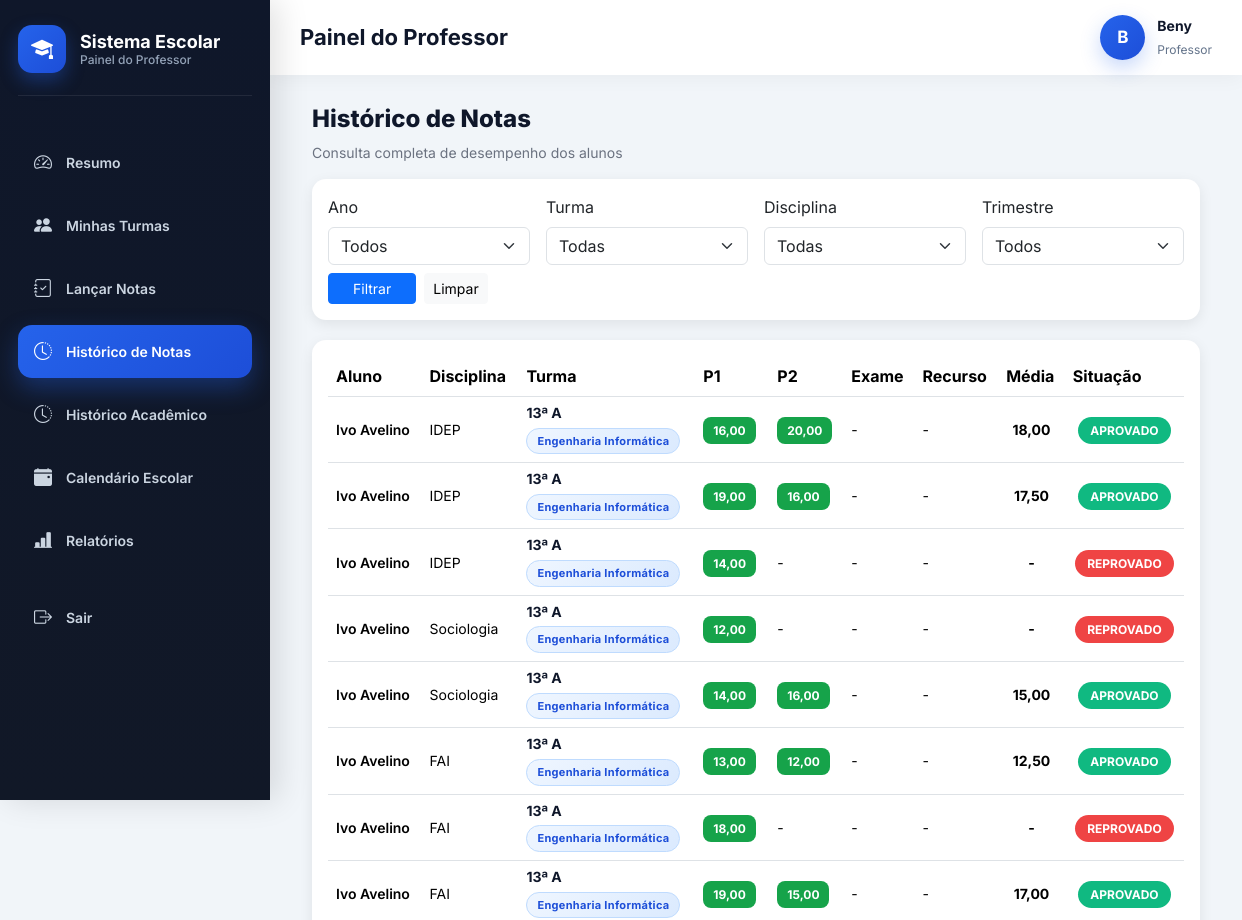
Page /historico-notas/ (signed in, upper part) on the earlier database version.
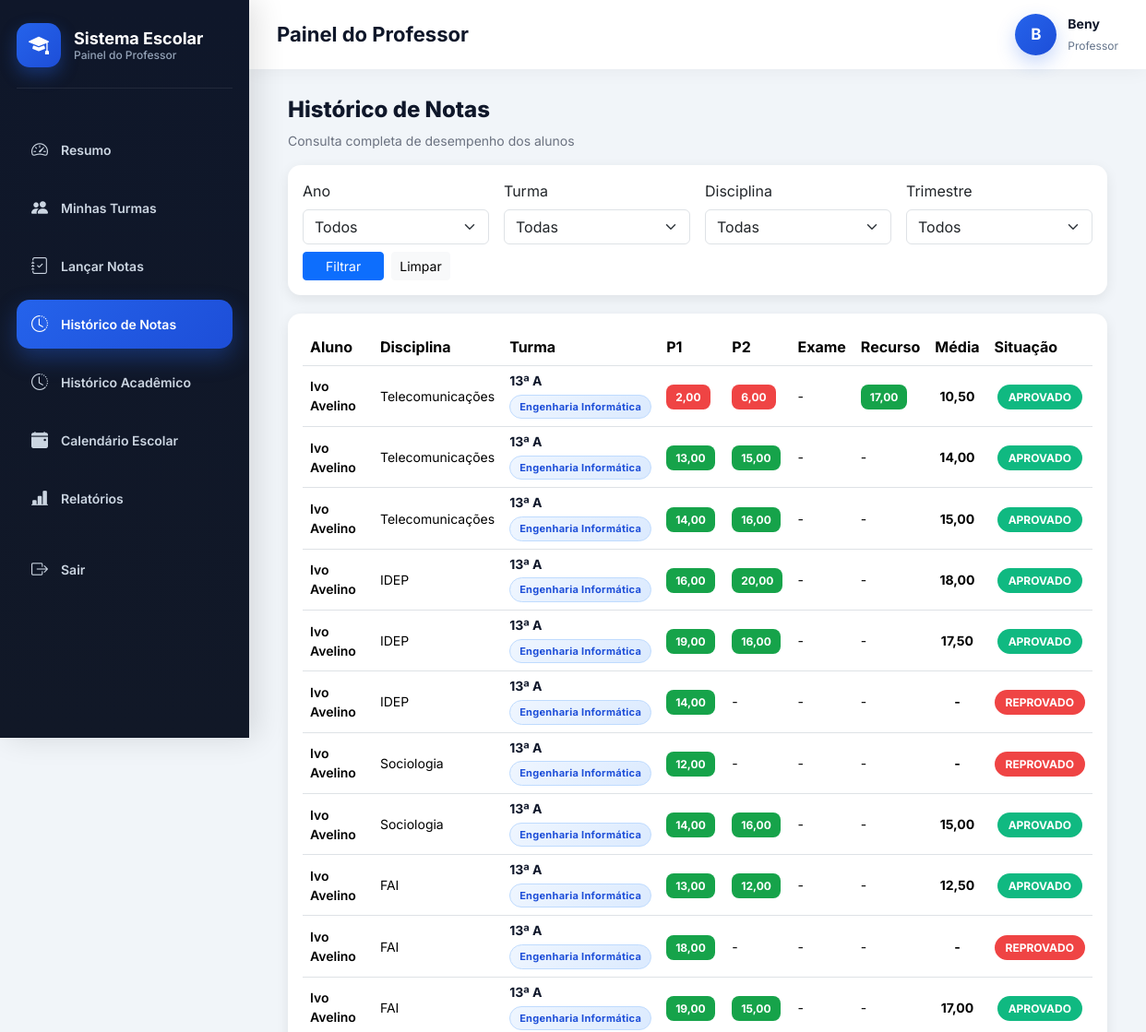
Same page on the later database version.
### academic/models.py (models this page shows, shortened)
class Nota(models.Model):
    TRIMESTRE_CHOICES = [
        (1, "1º Trimestre"),
        (2, "2º Trimestre"),
        (3, "3º Trimestre"),
    ]
    aluno = models.ForeignKey("Aluno", on_delete=models.CASCADE, related_name="notas")
    disciplina = models.ForeignKey("Disciplina", on_delete=models.CASCADE, related_name="notas")
    ano_letivo = models.ForeignKey("AnoLetivo", on_delete=models.CASCADE, related_name="notas")
    trimestre = models.IntegerField(choices=TRIMESTRE_CHOICES)
    p1 = models.DecimalField(max_digits=4, decimal_places=2, null=True, blank=True)
    p2 = models.DecimalField(max_digits=4, decimal_places=2, null=True, blank=True)
    exame = models.DecimalField(max_digits=4, decimal_places=2, null=True, blank=True)
    recurso = models.DecimalField(max_digits=4, decimal_places=2, null=True, blank=True)
    media = models.DecimalField(max_digits=5, decimal_places=2, null=True, blank=True)
    media_final = models.DecimalField(max_digits=5, decimal_places=2, null=True, blank=True)
    situacao = models.CharField(
        max_length=20,
        choices=[
            ("APROVADO", "Aprovado"),
            ("REPROVADO", "Reprovado"),
            ("RECURSO", "Recurso"),
        ],
        default="REPROVADO"
    )
    escola = models.ForeignKey("Escola", on_delete=models.CASCADE, related_name="notas")
    criada_em = models.DateTimeField(auto_now_add=True)
    class Meta:
        unique_together = ("aluno", "disciplina", "trimestre", "ano_letivo")
        ordering = ["disciplina", "trimestre"]

class Aluno(models.Model):
    SEXO_CHOICES = [
        ("Masculino", "Masculino"),
        ("Feminino", "Feminino"),
    ]
    usuario = models.OneToOneField(
        settings.AUTH_USER_MODEL,
        on_delete=models.CASCADE,
        limit_choices_to={"role": "ALUNO"},
        related_name="perfil_aluno"
    )
    curso = models.ForeignKey(
        "Curso",
        on_delete=models.SET_NULL,
        null=True,
        blank=True,
        related_name="alunos",
        verbose_name="Curso"
    )
    matricula = models.CharField(
        max_length=20,
        unique=True,
        verbose_name="Matrícula"
    )
    numero_processo = models.CharField(
        max_length=20,
        verbose_name="Número de Processo"
    )
    numero_bi = models.CharField(
        max_length=20,
        unique=True,
        verbose_name="Número do BI"
    )
    data_nascimento = models.DateField(
        null=True,
        blank=True
    )
    sexo = models.CharField(
        max_length=15,
        choices=SEXO_CHOICES,
        null=True,
        blank=True
    )
    classe = models.CharField(
        max_length=15,
        null=True,
        blank=True
    )
    turma = models.ForeignKey(
        "academic.Turma",
        on_delete=models.SET_NULL,
        null=True,
        blank=True,
        related_name="alunos"
    )
    numero_na_turma = models.PositiveIntegerField(
        null=True,
        blank=True
    )
    ano_letivo = models.ForeignKey(
        "AnoLetivo",
        on_delete=models.CASCADE,
        related_name="alunos"
    )
    escola = models.ForeignKey(
        "academic.Escola",
        on_delete=models.CASCADE,
        related_name="alunos"
    )
    matricula_confirmada = models.BooleanField(
        default=False
    )
    ultimo_ano_confirmado = models.ForeignKey(
        "AnoLetivo",
        on_delete=models.SET_NULL,
        null=True,
        blank=True,
        related_name="alunos_confirmados",
        verbose_name="Último Ano Confirmado"
    )
    precisa_confirmacao = models.BooleanField(
        default=False
    )
    media_final = models.DecimalField(
        max_digits=5,
        decimal_places=2,
        null=True,
        blank=True
    )
    aprovado = models.BooleanField(
        default=False
    )
    ativo = models.BooleanField(
        default=True
    )
    criado_em = models.DateTimeField(
        auto_now_add=True
    )
    atualizado_em = models.DateTimeField(
        auto_now=True
    )
    class Meta:
        ordering = [
            "classe",
            "numero_na_turma",
            "usuario__first_name"
        ]
        verbose_name = "Aluno"
        verbose_name_plural = "Alunos"
        constraints = [
            models.UniqueConstraint(
                fields=["numero_processo", "escola"],
                name="unique_numero_processo_por_escola"
            ),
            models.UniqueConstraint(
                fields=["matricula", "escola"],
                name="unique_matricula_por_escola"
            )
        ]
        indexes = [
            models.Index(fields=["numero_processo"]),
            models.Index(fields=["numero_bi"]),
            models.Index(fields=["matricula"]),
            models.Index(fields=["escola"]),
            models.Index(fields=["ano_letivo"]),
        ]

class Disciplina(models.Model):
    nome = models.CharField(max_length=90)
    turma = models.ForeignKey(
        Turma,
        on_delete=models.CASCADE,
        related_name="disciplinas"
    )
    professor = models.ForeignKey(
        settings.AUTH_USER_MODEL,
        on_delete=models.CASCADE,
        limit_choices_to={'role': 'PROFESSOR'},
        related_name="disciplinas",
        null=True,
        blank=True
    )
    escola = models.ForeignKey(
        Escola,
        on_delete=models.CASCADE,
        related_name="disciplinas"
    )
    criada_em = models.DateTimeField(auto_now_add=True)
    class Meta:
        unique_together = ('nome', 'turma', 'escola')
        ordering = ["nome"]

class Turma(models.Model):
    CLASSE_CHOICES = [
        ('4', '4ª Classe'),
        ('5', '5ª Classe'),
        ('6', '6ª Classe'),
        ('7', '7ª Classe'),
        ('8', '8ª Classe'),
        ('9', '9ª Classe'),
        ('10', '10ª Classe'),
        ('11', '11ª Classe'),
        ('12', '12ª Classe'),
        ('13', '13ª Classe'),
    ]
    TURNOS = [
        ('MANHA', 'Manhã'),
        ('TARDE', 'Tarde'),
        ('NOITE', 'Noite'),
    ]
    classe = models.CharField(
        max_length=10,
        choices=CLASSE_CHOICES,
        verbose_name="Classe"
    )
    curso = models.ForeignKey(
        'Curso',
        on_delete=models.SET_NULL,
        null=True,
        blank=True,
        related_name="turmas",
        verbose_name="Curso"
    )
    identificador = models.CharField(
        max_length=5,
        verbose_name="Identificador"
    )
    turno = models.CharField(
        max_length=10,
        choices=TURNOS,
        default='MANHA',
        verbose_name='Turno'
    )
    ano_letivo = models.ForeignKey(
        'AnoLetivo',
        on_delete=models.CASCADE,
        related_name="turmas",
        verbose_name="Ano Letivo"
    )
    escola = models.ForeignKey(
        'Escola',
        on_delete=models.CASCADE,
        related_name="turmas",
        verbose_name="Escola"
    )
    professor = models.ForeignKey(
        settings.AUTH_USER_MODEL,
        on_delete=models.SET_NULL,
        related_name="turmas",
        limit_choices_to={"role": "PROFESSOR"},
        null=True,
        blank=True,
        verbose_name="Professor"
    )
    criada_em = models.DateTimeField(
        auto_now_add=True,
        verbose_name="Data de Criação"
    )
    class Meta:
        constraints = [
            models.UniqueConstraint(
                fields=['classe', 'identificador', 'turno', 'ano_letivo', 'escola', 'curso'],
                name='unique_turma_por_curso'
            )
        ]
        verbose_name = "Turma"
        verbose_name_plural = "Turmas"

class Curso(models.Model):
    nome = models.CharField(
        max_length=90,
        unique=True,
        verbose_name="Curso"
    )
    descricao = models.TextField(
        blank=True,
        null=True
    )
    escola = models.ForeignKey(
        'Escola',
        on_delete=models.CASCADE,
        related_name='cursos'
    )
    criado_em = models.DateTimeField(auto_now_add=True)
    class Meta:
        verbose_name = "Curso"
        verbose_name_plural = "Cursos"

### users/models.py (models this page shows, shortened)
class User(AbstractUser):
    ROLE_CHOICES = (
        ('SUPERADMIN', 'Super Admin'),
        ('DIRETOR', 'Diretor'),
        ('PROFESSOR', 'Professor'),
        ('ALUNO', 'Aluno'),
        ('FINANCEIRO', 'Financeiro'),
        ('SECRETARIA', 'Secretaria'),
    )
    role = models.CharField(
        max_length=20,
        choices=ROLE_CHOICES,
        default='ALUNO'
    )
    ativo = models.BooleanField(default=True)
    escola = models.ForeignKey(
        'academic.Escola',
        on_delete=models.CASCADE,
        null=True,
        blank=True,
        related_name="usuarios"
    )
    criado_em = models.DateTimeField(auto_now_add=True)
    objects = UserManager()

### core/views.py (the view, shortened to what this page needs)
# urls.py: path("historico-notas/", views.historico_notas, name="historico_notas"),
@login_required
def historico_notas(request):
    professor = request.user
    escola = professor.escola
    ano_id = request.GET.get("ano_letivo")
    turma_id = request.GET.get("turma")
    disciplina_id = request.GET.get("disciplina")
    trimestre = request.GET.get("trimestre")
    anos_letivos = (
        AnoLetivo.objects
        .filter(escola=escola)
        .order_by("-id")
    )
    turmas = (
        Turma.objects
        .filter(
            escola=escola,
            disciplinas__professor=professor
        )
        .distinct()
        .select_related("curso", "ano_letivo")
    )
    if ano_id:
        turmas = turmas.filter(
            ano_letivo_id=ano_id
        )
    turmas = turmas.order_by(
        "classe",
        "identificador"
    )
    disciplinas = (
        Disciplina.objects
        .filter(
            escola=escola,
            professor=professor
        )
        .select_related(
            "turma",
            "turma__curso",
            "turma__ano_letivo"
        )
    )
    if ano_id:
        disciplinas = disciplinas.filter(
            turma__ano_letivo_id=ano_id
        )
    if turma_id:
        disciplinas = disciplinas.filter(
            turma_id=turma_id
        )
    disciplinas = disciplinas.order_by("nome")
    notas_qs = Nota.objects.filter(
        escola=escola,
        disciplina__professor=professor
    )
    if ano_id:
        notas_qs = notas_qs.filter(
            ano_letivo_id=ano_id
        )
    if turma_id:
        notas_qs = notas_qs.filter(
            aluno__turma_id=turma_id
        )
    if disciplina_id:
        notas_qs = notas_qs.filter(
            disciplina_id=disciplina_id
        )
    notas_qs = (
        notas_qs
        .select_related(
            "aluno",
            "aluno__usuario",
            "aluno__turma",
            "aluno__turma__curso",
            "disciplina",
            "ano_letivo"
        )
        .order_by("-id")
    )
    context = {
        "notas": notas_qs,
        "anos_letivos": anos_letivos,
        "turmas": turmas,
        "disciplinas": disciplinas,
        "ano_id": ano_id,
        "turma_id": turma_id,
        "disciplina_id": disciplina_id,
        "trimestre": trimestre,
    }
    return render(
        request,
        "historico_notas.html",
        context
    )

### core/templates/historico_notas.html (shortened to what this page needs)
{% extends "base_professor.html" %}
{% block content %}
<div class="container-fluid">
<div class="mb-3">
    <h3 class="page-title">Histórico de Notas</h3>
    <p class="page-subtitle">Consulta completa de desempenho dos alunos</p>
</div>
<div class="card card-custom p-3">
<form method="GET" class="row g-3">
    <div class="col-md-3">
        <label class="form-label">Ano</label>
        <select name="ano_letivo" class="form-select">
            <option value="">Todos</option>
        </select>
    </div>
    <div class="col-md-3">
        <label class="form-label">Turma</label>
        <select name="turma" class="form-select">
            <option value="">Todas</option>
        </select>
    </div>
    <div class="col-md-3">
        <label class="form-label">Disciplina</label>
        <select name="disciplina" class="form-select">
            <option value="">Todas</option>
        </select>
    </div>
    <div class="col-md-3">
        <label class="form-label">Trimestre</label>
        <select name="trimestre" class="form-select">
            <option value="">Todos</option>
        </select>
    </div>
    <div class="col-12 d-flex gap-2 mt-2">
        <button class="btn btn-primary btn-sm px-4">Filtrar</button>
        <a href="{% url 'historico_notas' %}" class="btn btn-light btn-sm">Limpar</a>
    </div>
</form>
</div>
<div class="card card-custom p-3">
<div class="table-responsive">
<table class="table table-hover align-middle">
<thead>
<tr>
    <th>Aluno</th>
    <th>Disciplina</th>
    <th>Turma</th>
    <th>P1</th>
    <th>P2</th>
    <th>Exame</th>
    <th>Recurso</th>
    <th>Média</th>
    <th>Situação</th>
</tr>
</thead>
<tbody>
{% for nota in notas %}
<tr>
    <td class="fw-semibold">
        {{ nota.aluno.usuario.get_full_name }}
    </td>
    <td>{{ nota.disciplina.nome }}</td>
    <td>
        <div class="turma-info">
            <div class="turma-principal">
                {{ nota.aluno.turma.classe }}ª {{ nota.aluno.turma.identificador }}
            </div>
            {% if nota.aluno.turma.curso %}
            <div class="curso-badge">
                {{ nota.aluno.turma.curso.nome }}
            </div>
            {% endif %}
        </div>
    </td>
    <td>
        {% if nota.p1 != None %}
            <span class="badge-note {% if nota.p1 >= 10 %}note-high{% elif nota.p1 >= 7 %}note-mid{% else %}note-low{% endif %}"
                  title="Primeira prova do trimestre">
                {{ nota.p1 }}
            </span>
        {% else %}-{% endif %}
    </td>
    <td>
        {% if nota.p2 != None %}
            <span class="badge-note {% if nota.p2 >= 10 %}note-high{% elif nota.p2 >= 7 %}note-mid{% else %}note-low{% endif %}"
                  title="Segunda prova do trimestre">
                {{ nota.p2 }}
            </span>
        {% else %}-{% endif %}
    </td>
    <td>
        {% if nota.exame != None %}
            <span class="badge-note {% if nota.exame >= 10 %}note-high{% elif nota.exame >= 7 %}note-mid{% else %}note-low{% endif %}"
                  title="Exame final">
                {{ nota.exame }}
            </span>
        {% else %}-{% endif %}
    </td>
    <td>
        {% if nota.recurso != None %}
            <span class="badge-note {% if nota.recurso >= 10 %}note-high{% elif nota.recurso >= 7 %}note-mid{% else %}note-low{% endif %}"
                  title="Prova de recurso">
                {{ nota.recurso }}
            </span>
        {% else %}-{% endif %}
    </td>
    <td class="fw-bold text-center">
        {{ nota.media_final|default:"-" }}
    </td>
    <td class="text-center">
        {% if nota.situacao == "APROVADO" %}
            <span class="badge-aprovado">APROVADO</span>
        {% else %}
            <span class="badge-reprovado">REPROVADO</span>
        {% endif %}
    </td>
</tr>
{% empty %}
<tr>
    <td colspan="10" class="text-center py-4 text-muted">
        Nenhuma nota encontrada
    </td>
</tr>
{% endfor %}
</tbody>
</table>
</div>
</div>
</div>
{% endblock %}

Differences in the rows shown:
added Nota: aluno.usuario.get_full_name "Ivo Avelino", disciplina.nome "Telecomunicações", aluno.turma.classe "13", aluno.turma.identificador "A", aluno.turma.curso.nome "Engenharia Informática", p1 "2,00", p2 "6,00", recurso "17,00", media_final "10,50", situacao "APROVADO"
added Nota: aluno.usuario.get_full_name "Ivo Avelino", disciplina.nome "Telecomunicações", aluno.turma.classe "13", aluno.turma.identificador "A", aluno.turma.curso.nome "Engenharia Informática", p1 "13,00", p2 "15,00", media_final "14,00", situacao "APROVADO"
added Nota: aluno.usuario.get_full_name "Ivo Avelino", disciplina.nome "Telecomunicações", aluno.turma.classe "13", aluno.turma.identificador "A", aluno.turma.curso.nome "Engenharia Informática", p1 "14,00", p2 "16,00", media_final "15,00", situacao "APROVADO"
